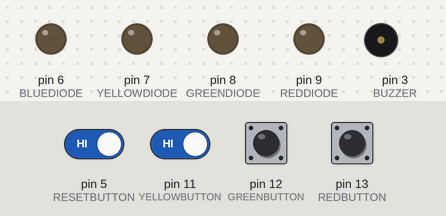
Bench run of a sketch on a simulated Arduino Uno, built with avr-gcc and run on an emulated ATmega328P. Parts: output pins drawn as LEDs (lit = HIGH), buzzer (waves = sounding). Dashed ring = blinking. The test bench sets the inputs (shaded band); at power-on: pin 5 (RESETBUTTON), pin 11 (YELLOWBUTTON), pin 12 (GREENBUTTON), pin 13 (REDBUTTON) HIGH. Random numbers use the default seed unless the sketch sets one.

Above: at 3.7 s.
3.8 s: pin 5 (RESETBUTTON) driven LOW and pin 11 (YELLOWBUTTON) driven LOW
At 6.09 s:
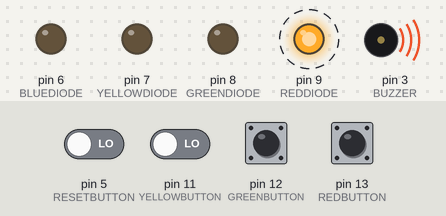
At 6.49 s:
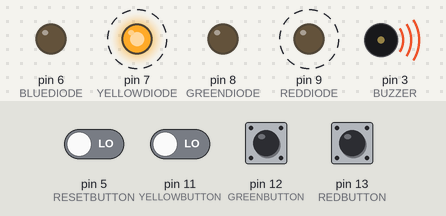
8.1 s: pin 5 (RESETBUTTON) driven HIGH
11.6 s: pin 5 (RESETBUTTON) driven LOW
At 14.94 s:
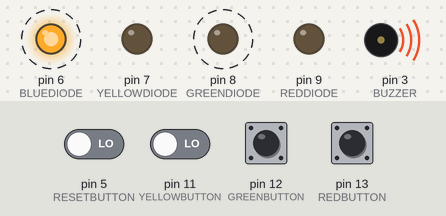
Timing chart, 0 to 21.1 s (numbered marks = the images above; inputs shaded):
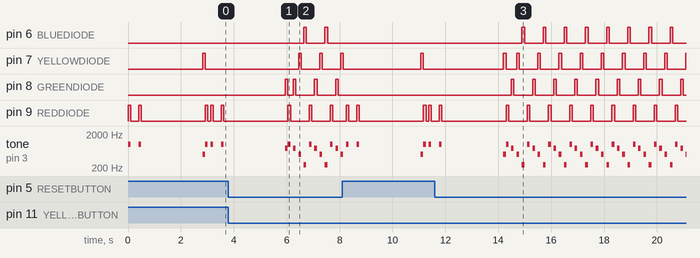

Measured:
- after the input at 3.8 s, pin 6 (BLUEDIODE): alternates HIGH for 0.10 s and LOW for 0.70 s, starting after 2.8 s; pin 7 (YELLOWDIODE): alternates HIGH for 0.10 s and LOW for 0.70 s, starting after 2.6 s
- after the input at 11.6 s, pin 6 (BLUEDIODE): alternates HIGH for 0.10 s and LOW for 0.70 s, starting after 3.3 s
- by itself, tone on pin 3 (BUZZER): plays 1000 Hz for 0.10 s, 500 Hz for 0.10 s, 1000 Hz for 0.10 s, 750 Hz for 0.10 s, 500 Hz for 0.10 s, 250 Hz for 0.10 s … (37 notes in this stretch)

The sketch:

simonsays.ino
```cpp
// Define i/o pin constants
const int REDBUTTON = 13;
const int GREENBUTTON = 12;
const int YELLOWBUTTON = 11;
const int BLUEBUTTON = 10;
const int RESETBUTTON = 5;
const int REDDIODE = 9;
const int GREENDIODE = 8;
const int YELLOWDIODE = 7;
const int BLUEDIODE = 6;
const int BUZZER = 3;

const int SIZE = 250;
int sequence[SIZE];
int clickSequence[SIZE];

const int BLINK = 100;
const int DIODEF = 250;
int BLINKLENGTH = 100;

int level = 0;
const int LENGTH = 5;
int difficultylength = 0;
int difficulty = 1;
bool lost = false;


void setup() {

  // Set i/o pinmode accordingly
  pinMode(REDBUTTON, INPUT_PULLUP);
  pinMode(GREENBUTTON, INPUT_PULLUP);
  pinMode(YELLOWBUTTON, INPUT_PULLUP);
  pinMode(BLUEBUTTON, INPUT_PULLUP);
  pinMode(RESETBUTTON, INPUT_PULLUP);

  pinMode(REDDIODE, OUTPUT);
  pinMode(GREENDIODE, OUTPUT);
  pinMode(YELLOWDIODE, OUTPUT);
  pinMode(BLUEDIODE, OUTPUT);

  pinMode(BUZZER, OUTPUT);

  Serial.begin(9600);
}

void loop() {
  doIntroBlinking();
  difficultylength = LENGTH * difficulty;
  generateSequence();

  while (!lost) {
    delay(BLINKLENGTH * 10);

    for  (int i = 0; i < level; i++) {
      delay(BLINKLENGTH * 3);
      doBlink(sequence[i]);
    }

    for (int i = 0; i < level; i++) {
      if (!checkClick(sequence[i])) {
        lost = true;
        break;
      }
      delay(333);
    }

    if (level == difficultylength && lost == false) {
      doWinBlinking();
      return;
    }

    level++;
  }

  doLostBlinking();
}

void generateSequence() {
  const int minimum = BLUEDIODE;
  const int maximum = REDDIODE;

  randomSeed(millis());
  for (int i = 0; i < SIZE; i ++) {
    sequence[i] = random(4) + BLUEDIODE;
  }
}

void doWinBlinking() {
  while (true) {
      digitalWrite(REDDIODE, HIGH);
      digitalWrite(GREENDIODE, HIGH);
      digitalWrite(YELLOWDIODE, HIGH);
      digitalWrite(BLUEDIODE, HIGH);
      delay(BLINKLENGTH);
      if (isPressed(RESETBUTTON)) {
        resetState();
        return;
      }

      tone(BUZZER, DIODEF * 4);
      delay(BLINKLENGTH * 1.5);
      noTone(BUZZER);

      tone(BUZZER, DIODEF * 5);
      delay(BLINKLENGTH * 1.5);
      noTone(BUZZER);

      tone(BUZZER, DIODEF * 6);
      delay(BLINKLENGTH * 1.5);
      noTone(BUZZER);

      digitalWrite(REDDIODE, LOW);
      digitalWrite(GREENDIODE, LOW);
      digitalWrite(YELLOWDIODE, LOW);
      digitalWrite(BLUEDIODE, LOW);
      delay(BLINKLENGTH);
      if (isPressed(RESETBUTTON)) {
        resetState();
        return;
      }
  }
}

void doIntroBlinking() {
  while (true) {
    doBlink(REDDIODE);
    delay(BLINKLENGTH * 3);
    if (chooseDifficulty() != 0) {
      resetState();
      return;
    }

    doBlink(YELLOWDIODE);
    delay(BLINKLENGTH * 3);
    if (chooseDifficulty() != 0) {
      resetState();
      return;
    }

    doBlink(GREENDIODE);
    delay(BLINKLENGTH * 3);
    if (chooseDifficulty() != 0) {
      resetState();
      return;
    }

    doBlink(BLUEDIODE);
    delay(BLINKLENGTH * 3);
    if (chooseDifficulty() != 0) {
      resetState();
      return;
    }
  }
}

int chooseDifficulty() {
  if (isPressed(REDBUTTON)) {
    doBlink(REDDIODE);
    difficulty = 1;
    return difficulty;
  }

  if (isPressed(GREENBUTTON)) {
    doBlink(GREENDIODE);
    difficulty = 2;
    return difficulty;
  }

  if (isPressed(YELLOWBUTTON)) {
    doBlink(YELLOWDIODE);
    difficulty = 3;
    return difficulty;
  }

  if (isPressed(BLUEBUTTON)) {
    doBlink(BLUEDIODE);
    difficulty = 4;
    return difficulty;
  }

  return 0;
}

void doLostBlinking() {
  while (true) {

    doBlink(REDDIODE);
    delay(BLINKLENGTH);
    if (isPressed(RESETBUTTON)) {
      resetState();
      return;
    }

    doBlink(GREENDIODE);
    delay(BLINKLENGTH);
    if (isPressed(RESETBUTTON)) {
      resetState();
      return;
    }

    doBlink(YELLOWDIODE);
    delay(BLINKLENGTH);
    if (isPressed(RESETBUTTON)) {
      resetState();
      return;
    }

    doBlink(BLUEDIODE);
    delay(BLINKLENGTH);
    if (isPressed(RESETBUTTON)) {
      resetState();
      return;
    }
  }
}

void resetState() {
  lost = false;
  level = 0;
}

bool isPressed(int button) {
  return digitalRead(button) == HIGH;
}

void doBlink(int diode) {
  digitalWrite(diode, HIGH);
  tone(BUZZER, (diode - BLUEDIODE)*DIODEF + 250);
  delay(BLINKLENGTH);
  digitalWrite(diode, LOW);
  noTone(BUZZER);
}

bool checkClick(int sequence) {

  while (true) {
    if (isPressed(REDBUTTON) && !(isPressed(GREENBUTTON) ||  isPressed(YELLOWBUTTON) || isPressed(BLUEBUTTON)) && sequence == REDDIODE) {
      doBlink(REDDIODE);
      return true;
    } else if ((isPressed(GREENBUTTON) ||  isPressed(YELLOWBUTTON) || isPressed(BLUEBUTTON)) && sequence == REDDIODE) {
      return false;
    }

    if (isPressed(GREENBUTTON) && !(isPressed(REDBUTTON) ||  isPressed(YELLOWBUTTON) || isPressed(BLUEBUTTON)) && sequence == GREENDIODE) {
      doBlink(GREENDIODE);
      return true;
    } else if ((isPressed(REDBUTTON) ||  isPressed(YELLOWBUTTON) || isPressed(BLUEBUTTON)) && sequence == GREENDIODE) {
      return false;
    }

    if (isPressed(YELLOWBUTTON) && !(isPressed(GREENBUTTON) ||  isPressed(REDBUTTON) || isPressed(BLUEBUTTON)) && sequence == YELLOWDIODE) {
      doBlink(YELLOWDIODE);
      return true;
    } else if ((isPressed(GREENBUTTON) ||  isPressed(REDBUTTON) || isPressed(BLUEBUTTON)) && sequence == YELLOWDIODE) {
      return false;
    }

    if (isPressed(BLUEBUTTON) && !(isPressed(GREENBUTTON) ||  isPressed(YELLOWBUTTON) || isPressed(REDBUTTON)) && sequence == BLUEDIODE) {
      doBlink(BLUEDIODE);
      return true;
    } else if ((isPressed(GREENBUTTON) ||  isPressed(YELLOWBUTTON) || isPressed(REDBUTTON)) && sequence == BLUEDIODE) {
      return false;
    }

    if (isPressed(RESETBUTTON)) {
      lost = true;
      return false;
    }
  }

}
```
